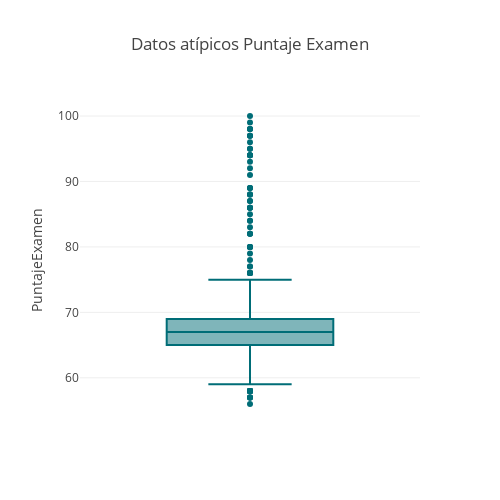

The notebook cell this image was saved under:
### Code cell
#Graficando el boxplot
fig = px.box(
    df4, 
    y='PuntajeExamen', 
    title='Datos atípicos Puntaje Examen',
    color_discrete_sequence=['#006d77']
)
fig.update_layout(width=500,height=500) 
fig.show()

### Figure 1 — Plotly figure (JSON) as saved in the notebook; plotly's stock layout.template omitted (floating-point values rounded to 4 significant figures; data arrays with more than 128 entries replaced by an {"elided": "..."} marker saying what was removed)
{"data": [{"alignmentgroup": "True", "hovertemplate": "PuntajeExamen=%{y}<extra></extra>", "legendgroup": "", "marker": {"color": "#006d77"}, "name": "", "notched": false, "offsetgroup": "", "orientation": "v", "showlegend": false, "type": "box", "x0": " ", "xaxis": "x", "y": {"elided": "6241 int values"}, "y0": " ", "yaxis": "y"}], "layout": {"boxmode": "group", "height": 500, "legend": {"tracegroupgap": 0}, "title": {"text": "Datos atípicos Puntaje Examen"}, "width": 500, "xaxis": {"anchor": "y", "domain": [0, 1]}, "yaxis": {"anchor": "x", "domain": [0, 1], "title": {"text": "PuntajeExamen"}}}}
